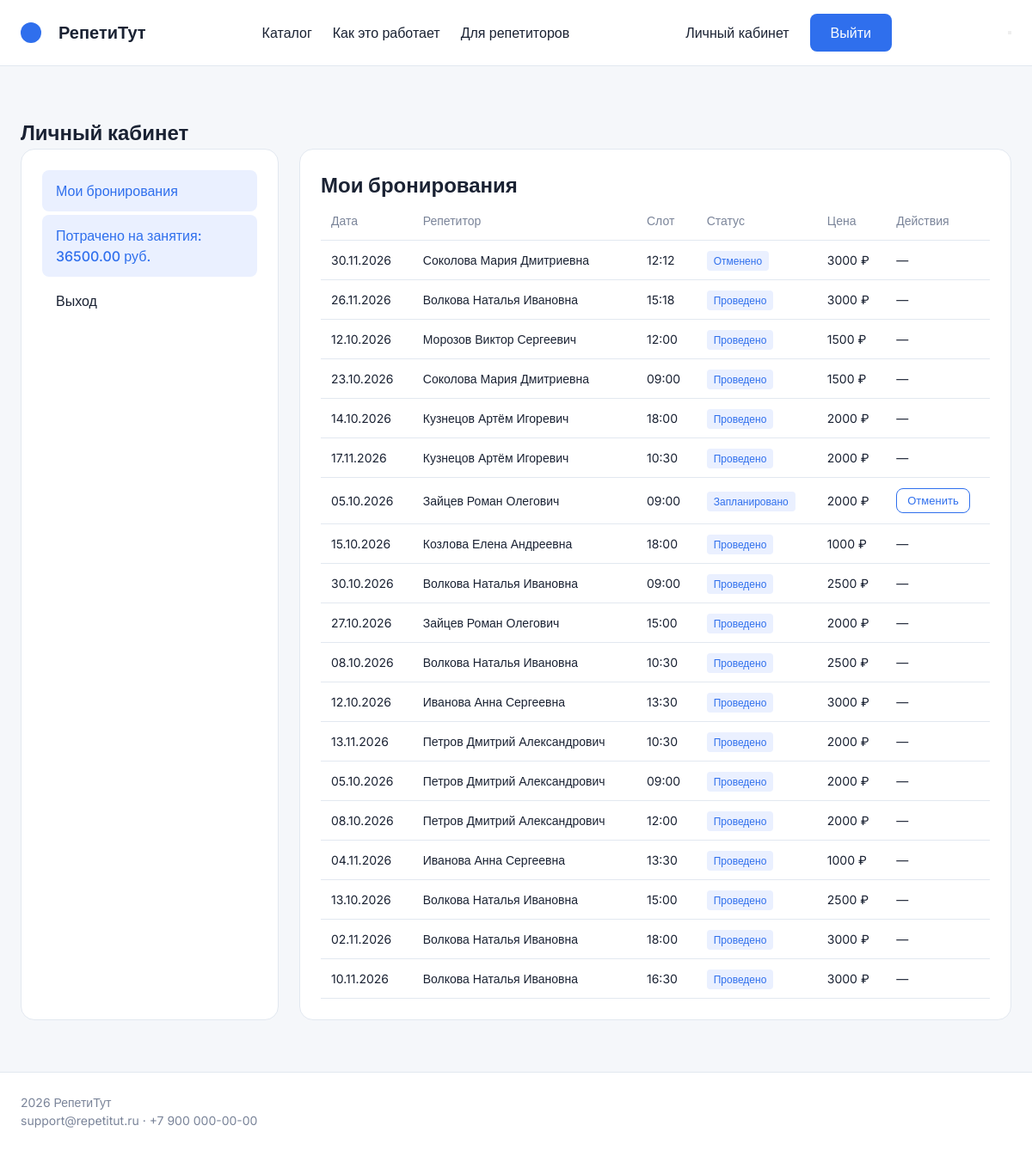
/cabinet/ (signed in), run on the app's committed database.
### app/models.py (models this page shows, shortened)
class Lesson(models.Model):
    slot = models.OneToOneField(LessonSlot, on_delete=models.PROTECT, related_name="lesson", verbose_name="Слот")
    client = models.ForeignKey(Client, on_delete=models.PROTECT, related_name="lessons", verbose_name="Клиент")
    subject = models.ForeignKey(Subject, on_delete=models.PROTECT, related_name="lessons", verbose_name="Предмет")
    package = models.ForeignKey(LessonPackage, on_delete=models.SET_NULL, null=True, blank=True, verbose_name="Оплачено пакетом")
    price = models.DecimalField(verbose_name="Стоимость занятия", max_digits=8, decimal_places=2)
    status = models.CharField(verbose_name="Статус занятия", max_length=10, default="planned", choices=[("planned", "Запланировано"), ("completed", "Проведено"), ("cancelled", "Отменено")])
    comment = models.TextField(verbose_name="Комментарий", blank=True, default="")
    class Meta:
        verbose_name = "Занятие"
        verbose_name_plural = "Занятия"
        ordering = ['-id']
        constraints = [
            db_check(Q(price__gt=0), "app_lesson_price_positive"),
        ]

class LessonSlot(models.Model):
    tutor = models.ForeignKey(Tutor, on_delete=models.CASCADE, related_name="slots", verbose_name="Репетитор")
    date = models.DateField(verbose_name="Дата")
    start_time = models.TimeField(verbose_name="Начало")
    end_time = models.TimeField(verbose_name="Окончание")
    status = models.CharField(verbose_name="Статус окна", max_length=10, default="free", choices=[("free", "Свободно"), ("booked", "Забронировано"), ("blocked", "Заблокировано")])
    class Meta:
        verbose_name = "Слот в расписании"
        verbose_name_plural = "Слоты в расписании"
        ordering = ['-date', 'start_time']
        constraints = [
            db_check(Q(start_time__lt=F("end_time")), "app_slot_time_valid"),
            models.UniqueConstraint(fields=['tutor', 'date', 'start_time'], name="app_slot_unique_tutor_datetime"),
        ]

class Tutor(models.Model):
    user = models.OneToOneField(User, on_delete=models.CASCADE, related_name="tutor_profile", null=True, blank=True)
    full_name = models.CharField(verbose_name="ФИО", max_length=150)
    email = models.EmailField(verbose_name="Электронная почта", max_length=100, unique=True)
    phone = models.CharField(verbose_name="Телефон", max_length=20)
    experience_years = models.PositiveSmallIntegerField(verbose_name="Опыт (лет)", default=1)
    rating = models.FloatField(verbose_name="Рейтинг", default=4.0)
    is_active = models.BooleanField(verbose_name="Активен", default=True)
    class Meta:
        verbose_name = "Репетитор"
        verbose_name_plural = "Репетиторы"
        ordering = ['full_name']
        constraints = [
            db_check(Q(rating__gte=1.0, rating__lte=5.0), "app_tutor_rating_range"),
        ]

### app/views.py (the view)
# urls.py: path('cabinet/', views.cabinet, name='cabinet'),
@login_required
def cabinet(request):
    client = Client.objects.filter(user=request.user).first()
    if client is None:
        messages.error(request, 'Профиль клиента не найден. Обратитесь к администратору.')
        return redirect('app:index')
    lessons = (
        Lesson.objects.filter(client=client)
        .select_related('slot__tutor', 'subject')
        .order_by('-id')
    )
    total_spent = sum(l.price for l in lessons if l.status == 'completed')
    return render(request, 'app/cabinet.html', {
        'lessons': lessons,
        'total_spent': total_spent,
    })

### app/templates/app/cabinet.html (shortened to what this page needs)
{% extends 'app/base.html' %}
{% block content %}
<section class="catalog-section">
    <div class="container">
        <h1 class="page-title">Личный кабинет</h1>
        <div class="cabinet-layout">
            <aside class="cabinet-sidebar">
                <a href="#" class="cabinet-nav-item active">Мои бронирования</a>
                <p class="cabinet-nav-item active">Потрачено на занятия: {{ total_spent }} руб.</p>
                <a href="{% url 'app:logout' %}" class="cabinet-nav-item">Выход</a>
            </aside>
            <div class="cabinet-content">
                <div class="card-section">
                    <h2>Мои бронирования</h2>
                    <table class="bookings-table">
                        <thead>
                            <tr>
                                <th>Дата</th>
                                <th>Репетитор</th>
                                <th>Слот</th>
                                <th>Статус</th>
                                <th>Цена</th>
                                <th>Действия</th>
                            </tr>
                        </thead>
                        <tbody>
                            {% for lesson in lessons %}
                            <tr>
                                <td>{{ lesson.slot.date|date:"d.m.Y" }}</td>
                                <td>{{ lesson.slot.tutor.full_name }}</td>
                                <td>{{ lesson.slot.start_time|time:"H:i" }}</td>
                                <td>
                                    <span class="status-badge status-{{ lesson.status }}">
                                        {{ lesson.get_status_display }}
                                    </span>
                                </td>
                                <td>{{ lesson.price|floatformat:0 }} ₽</td>
                                <td>
                                    {% if lesson.status == 'planned' %}
                                        <button type="button" class="btn-outline btn-cancel" data-id="{{ lesson.id }}">Отменить</button>
                                    {% else %}
                                        —
                                    {% endif %}
                                </td>
                            </tr>
                            {% empty %}
                            <tr>
                                <td colspan="6" class="text-center">У вас пока нет бронирований.</td>
                            </tr>
                            {% endfor %}
                        </tbody>
                    </table>
                </div>
            </div>
        </div>
    </div>
</section>
{% endblock %}

### app/static/css/style.css (style rules this page uses)
:root { --p: #2F6FED; --t: #1A2233; --m: #7A8499; --b: #F5F7FA; --w: #FFFFFF; --br: #E2E8F0; --bg: #EAF0FF; }
* { margin: 0; padding: 0; box-sizing: border-box; }
body { font-family: 'Inter', sans-serif; background: var(--b); color: var(--t); line-height: 1.5; }
a { text-decoration: none; color: inherit; }
.container { max-width: 1280px; margin: 0 auto; padding: 0 24px; }
.header-container, .nav, .auth-buttons, .hero-container, .stats-container, .catalog-layout, .tutor-detail-layout, .booking-layout, .cabinet-layout { display: flex; gap: 24px; }
.btn, .btn-primary, .btn-register, .btn-outline { padding: 10px 24px; border-radius: 8px; font-weight: 500; text-align: center; cursor: pointer; border: none; display: inline-block; }
.btn-outline { border: 1px solid var(--p); color: var(--p); background: transparent; }
.hero, .catalog-section { padding: 60px 0; }
.tutor-card, .card-section, .filters-sidebar, .booking-summary, .auth-card, .cabinet-sidebar { background: var(--w); border: 1px solid var(--br); border-radius: 16px; padding: 24px; }
.filters-sidebar, .tutor-sidebar, .booking-summary, .cabinet-sidebar { width: 300px; flex-shrink: 0; }
.catalog-content, .tutor-main-info, .booking-form-area, .cabinet-content { flex: 1; }
.cabinet-nav-item { display: block; padding: 12px 16px; border-radius: 8px; margin-bottom: 4px; font-weight: 500; }
.cabinet-nav-item.active { background: var(--bg); color: var(--p); }
.bookings-table { width: 100%; border-collapse: collapse; font-size: 14px; }
.bookings-table th, .bookings-table td { padding: 12px; text-align: left; border-bottom: 1px solid var(--br); }
.bookings-table th { color: var(--m); font-weight: 500; }
.status-badge { padding: 4px 8px; border-radius: 4px; font-size: 12px; font-weight: 500; background: var(--bg); color: var(--p); }
.btn-cancel { padding: 6px 12px; font-size: 13px; cursor: pointer; }

### data on the page
Lesson: slot "30.11.2026", slot.tutor.full_name "Соколова Мария Дмитриевна", slot.start_time "12:12", status "Отменено", price "3000"
Lesson: slot "26.11.2026", slot.tutor.full_name "Волкова Наталья Ивановна", slot.start_time "15:18", status "Проведено", price "3000"
Lesson: slot "12.10.2026", slot.tutor.full_name "Морозов Виктор Сергеевич", slot.start_time "12:00", status "Проведено", price "1500"
Lesson: slot "23.10.2026", slot.tutor.full_name "Соколова Мария Дмитриевна", slot.start_time "09:00", status "Проведено", price "1500"
Lesson: slot "14.10.2026", slot.tutor.full_name "Кузнецов Артём Игоревич", slot.start_time "18:00", status "Проведено", price "2000"
Lesson: slot "17.11.2026", slot.tutor.full_name "Кузнецов Артём Игоревич", slot.start_time "10:30", status "Проведено", price "2000"
Lesson: slot "05.10.2026", slot.tutor.full_name "Зайцев Роман Олегович", slot.start_time "09:00", status "Запланировано", price "2000"
Lesson: slot "15.10.2026", slot.tutor.full_name "Козлова Елена Андреевна", slot.start_time "18:00", status "Проведено", price "1000"
Lesson: slot "30.10.2026", slot.tutor.full_name "Волкова Наталья Ивановна", slot.start_time "09:00", status "Проведено", price "2500"
Lesson: slot "27.10.2026", slot.tutor.full_name "Зайцев Роман Олегович", slot.start_time "15:00", status "Проведено", price "2000"
Lesson: slot "08.10.2026", slot.tutor.full_name "Волкова Наталья Ивановна", slot.start_time "10:30", status "Проведено", price "2500"
Lesson: slot "12.10.2026", slot.tutor.full_name "Иванова Анна Сергеевна", slot.start_time "13:30", status "Проведено", price "3000"
Lesson: slot "13.11.2026", slot.tutor.full_name "Петров Дмитрий Александрович", slot.start_time "10:30", status "Проведено", price "2000"
Lesson: slot "05.10.2026", slot.tutor.full_name "Петров Дмитрий Александрович", slot.start_time "09:00", status "Проведено", price "2000"
Lesson: slot "08.10.2026", slot.tutor.full_name "Петров Дмитрий Александрович", slot.start_time "12:00", status "Проведено", price "2000"
Lesson: slot "04.11.2026", slot.tutor.full_name "Иванова Анна Сергеевна", slot.start_time "13:30", status "Проведено", price "1000"
Lesson: slot "13.10.2026", slot.tutor.full_name "Волкова Наталья Ивановна", slot.start_time "15:00", status "Проведено", price "2500"
Lesson: slot "02.11.2026", slot.tutor.full_name "Волкова Наталья Ивановна", slot.start_time "18:00", status "Проведено", price "3000"
Lesson: slot "10.11.2026", slot.tutor.full_name "Волкова Наталья Ивановна", slot.start_time "16:30", status "Проведено", price "3000"

### other printed values
{{ total_spent }} "36500.00"
